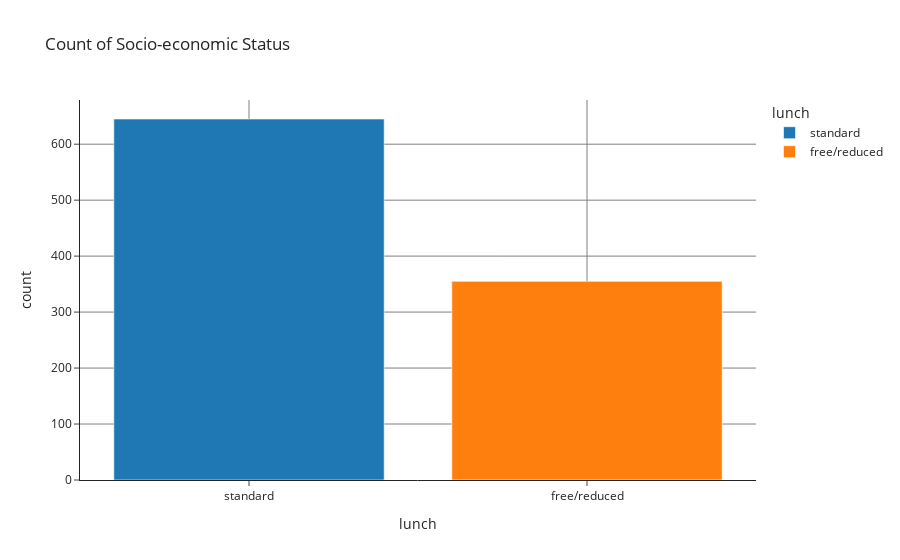

Notebook code cell kept with this figure:
### Code cell
fig = px.histogram(lunch, x='lunch', y= 'math score', histfunc = 'count', color = 'lunch',title= 'Count of Socio-economic Status')

# Add grid lines to the x and y axes
fig.update_layout(
    xaxis=dict(showgrid=True, gridcolor='gray'),  # X-axis grid
    yaxis=dict(showgrid=True, gridcolor='gray')   # Y-axis grid
)

fig.show()

### Figure 1 — Plotly figure (JSON) as saved in the notebook; plotly's stock layout.template omitted (floating-point values rounded to 4 significant figures; data arrays with more than 128 entries replaced by an {"elided": "..."} marker saying what was removed)
{"data": [{"alignmentgroup": "True", "bingroup": "x", "histfunc": "count", "hovertemplate": "lunch=%{x}<br>count=%{y}<extra></extra>", "legendgroup": "standard", "marker": {"color": "#1F77B4", "pattern": {"shape": ""}}, "name": "standard", "offsetgroup": "standard", "orientation": "v", "showlegend": true, "type": "histogram", "x": {"elided": "645 str values"}, "xaxis": "x", "y": {"elided": "645 int values"}, "yaxis": "y"}, {"alignmentgroup": "True", "bingroup": "x", "histfunc": "count", "hovertemplate": "lunch=%{x}<br>count=%{y}<extra></extra>", "legendgroup": "free/reduced", "marker": {"color": "#FF7F0E", "pattern": {"shape": ""}}, "name": "free/reduced", "offsetgroup": "free/reduced", "orientation": "v", "showlegend": true, "type": "histogram", "x": {"elided": "355 str values"}, "xaxis": "x", "y": {"elided": "355 int values"}, "yaxis": "y"}], "layout": {"barmode": "relative", "legend": {"title": {"text": "lunch"}, "tracegroupgap": 0}, "title": {"text": "Count of Socio-economic Status"}, "xaxis": {"anchor": "y", "categoryarray": ["standard", "free/reduced"], "categoryorder": "array", "domain": [0, 1], "gridcolor": "gray", "showgrid": true, "title": {"text": "lunch"}}, "yaxis": {"anchor": "x", "domain": [0, 1], "gridcolor": "gray", "showgrid": true, "title": {"text": "count"}}}}
